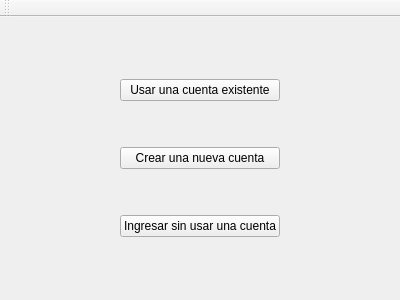
<?xml version="1.0" encoding="UTF-8"?>
<ui version="4.0">
 <class>IntroWindow</class>
 <widget class="QMainWindow" name="IntroWindow">
  <property name="geometry">
   <rect>
    <x>0</x>
    <y>0</y>
    <width>400</width>
    <height>300</height>
   </rect>
  </property>
  <property name="windowTitle">
   <string>QuizMan</string>
  </property>
  <widget class="QWidget" name="centralWidget">
   <layout class="QGridLayout" name="gridLayout_3">
    <item row="0" column="0">
     <widget class="QStackedWidget" name="stackedWidget">
      <widget class="QWidget" name="accountModeSelectionPage">
       <layout class="QHBoxLayout" name="horizontalLayout">
        <item>
         <spacer name="horizontalSpacer">
          <property name="orientation">
           <enum>Qt::Horizontal</enum>
          </property>
          <property name="sizeHint" stdset="0">
           <size>
            <width>71</width>
            <height>20</height>
           </size>
          </property>
         </spacer>
        </item>
        <item>
         <layout class="QVBoxLayout" name="verticalLayout">
          <item>
           <widget class="QPushButton" name="useAccountButton">
            <property name="text">
             <string>Usar una cuenta existente</string>
            </property>
           </widget>
          </item>
          <item>
           <widget class="QPushButton" name="createAccountButton">
            <property name="text">
             <string>Crear una nueva cuenta</string>
            </property>
           </widget>
          </item>
          <item>
           <widget class="QPushButton" name="noAccountButton">
            <property name="text">
             <string>Ingresar sin usar una cuenta</string>
            </property>
           </widget>
          </item>
         </layout>
        </item>
        <item>
         <spacer name="horizontalSpacer_2">
          <property name="orientation">
           <enum>Qt::Horizontal</enum>
          </property>
          <property name="sizeHint" stdset="0">
           <size>
            <width>70</width>
            <height>20</height>
           </size>
          </property>
         </spacer>
        </item>
       </layout>
      </widget>
      <widget class="QWidget" name="accountSelectionPage">
       <layout class="QGridLayout" name="gridLayout_2">
        <item row="0" column="0">
         <widget class="QLabel" name="label">
          <property name="text">
           <string>&lt;b&gt;Cuentas&lt;/b&gt;</string>
          </property>
         </widget>
        </item>
        <item row="1" column="0">
         <widget class="QListView" name="usersListUI"/>
        </item>
        <item row="2" column="0">
         <layout class="QHBoxLayout" name="horizontalLayout_2">
          <item>
           <spacer name="horizontalSpacer_3">
            <property name="orientation">
             <enum>Qt::Horizontal</enum>
            </property>
            <property name="sizeHint" stdset="0">
             <size>
              <width>40</width>
              <height>20</height>
             </size>
            </property>
           </spacer>
          </item>
          <item>
           <widget class="QPushButton" name="accountSelectionBack">
            <property name="text">
             <string>Atras</string>
            </property>
           </widget>
          </item>
          <item>
           <widget class="QPushButton" name="accountSelectionOk">
            <property name="text">
             <string>Ok</string>
            </property>
           </widget>
          </item>
         </layout>
        </item>
       </layout>
      </widget>
      <widget class="QWidget" name="accountCreationPage">
       <layout class="QGridLayout" name="gridLayout">
        <item row="0" column="0">
         <layout class="QVBoxLayout" name="verticalLayout_3">
          <item>
           <layout class="QVBoxLayout" name="verticalLayout_2">
            <item>
             <widget class="QLabel" name="label_3">
              <property name="text">
               <string>&lt;b&gt;Crear cuenta nueva&lt;/b&gt;</string>
              </property>
             </widget>
            </item>
            <item>
             <layout class="QHBoxLayout" name="horizontalLayout_3">
              <item>
               <widget class="QLabel" name="label_2">
                <property name="text">
                 <string>Nombre de usuario</string>
                </property>
               </widget>
              </item>
              <item>
               <widget class="QLineEdit" name="lineEdit"/>
              </item>
             </layout>
            </item>
           </layout>
          </item>
          <item>
           <spacer name="verticalSpacer">
            <property name="orientation">
             <enum>Qt::Vertical</enum>
            </property>
            <property name="sizeHint" stdset="0">
             <size>
              <width>20</width>
              <height>78</height>
             </size>
            </property>
           </spacer>
          </item>
          <item>
           <layout class="QHBoxLayout" name="horizontalLayout_4">
            <item>
             <spacer name="horizontalSpacer_4">
              <property name="orientation">
               <enum>Qt::Horizontal</enum>
              </property>
              <property name="sizeHint" stdset="0">
               <size>
                <width>40</width>
                <height>20</height>
               </size>
              </property>
             </spacer>
            </item>
            <item>
             <widget class="QPushButton" name="accountCreationBack">
              <property name="text">
               <string>Atras</string>
              </property>
             </widget>
            </item>
            <item>
             <widget class="QPushButton" name="accountCreationOk">
              <property name="text">
               <string>Ok</string>
              </property>
             </widget>
            </item>
           </layout>
          </item>
         </layout>
        </item>
       </layout>
      </widget>
     </widget>
    </item>
   </layout>
  </widget>
  <widget class="QToolBar" name="mainToolBar">
   <attribute name="toolBarArea">
    <enum>TopToolBarArea</enum>
   </attribute>
   <attribute name="toolBarBreak">
    <bool>false</bool>
   </attribute>
  </widget>
 </widget>
 <layoutdefault spacing="6" margin="11"/>
 <resources/>
 <connections/>
</ui>
